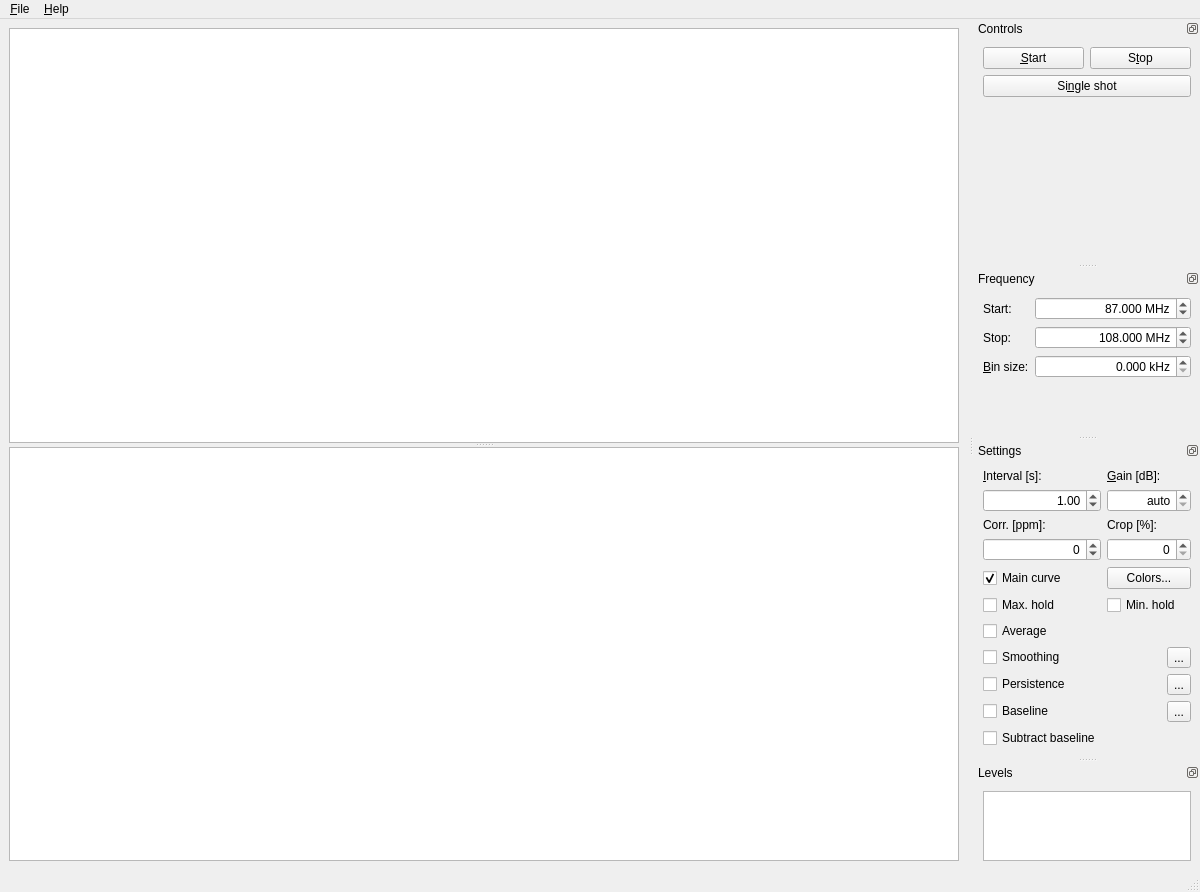
<?xml version="1.0" encoding="UTF-8"?>
<ui version="4.0">
 <class>QSpectrumAnalyzerMainWindow</class>
 <widget class="QMainWindow" name="QSpectrumAnalyzerMainWindow">
  <property name="geometry">
   <rect>
    <x>0</x>
    <y>0</y>
    <width>1200</width>
    <height>892</height>
   </rect>
  </property>
  <property name="windowTitle">
   <string>QSpectrumAnalyzer</string>
  </property>
  <widget class="QWidget" name="centralwidget">
   <layout class="QHBoxLayout" name="horizontalLayout">
    <item>
     <widget class="QSplitter" name="plotSplitter">
      <property name="sizePolicy">
       <sizepolicy hsizetype="Expanding" vsizetype="Expanding">
        <horstretch>0</horstretch>
        <verstretch>0</verstretch>
       </sizepolicy>
      </property>
      <property name="orientation">
       <enum>Qt::Vertical</enum>
      </property>
      <widget class="GraphicsLayoutWidget" name="mainPlotLayout">
       <property name="sizePolicy">
        <sizepolicy hsizetype="Expanding" vsizetype="Expanding">
         <horstretch>0</horstretch>
         <verstretch>0</verstretch>
        </sizepolicy>
       </property>
      </widget>
      <widget class="GraphicsLayoutWidget" name="waterfallPlotLayout">
       <property name="sizePolicy">
        <sizepolicy hsizetype="Expanding" vsizetype="Expanding">
         <horstretch>0</horstretch>
         <verstretch>0</verstretch>
        </sizepolicy>
       </property>
      </widget>
     </widget>
    </item>
   </layout>
  </widget>
  <widget class="QMenuBar" name="menubar">
   <property name="geometry">
    <rect>
     <x>0</x>
     <y>0</y>
     <width>1200</width>
     <height>32</height>
    </rect>
   </property>
   <widget class="QMenu" name="menu_File">
    <property name="title">
     <string>&amp;File</string>
    </property>
    <addaction name="action_Settings"/>
    <addaction name="separator"/>
    <addaction name="action_Quit"/>
   </widget>
   <widget class="QMenu" name="menu_Help">
    <property name="title">
     <string>&amp;Help</string>
    </property>
    <addaction name="action_About"/>
   </widget>
   <addaction name="menu_File"/>
   <addaction name="menu_Help"/>
  </widget>
  <widget class="QStatusBar" name="statusbar"/>
  <widget class="QDockWidget" name="controlsDockWidget">
   <property name="sizePolicy">
    <sizepolicy hsizetype="Preferred" vsizetype="Minimum">
     <horstretch>0</horstretch>
     <verstretch>0</verstretch>
    </sizepolicy>
   </property>
   <property name="minimumSize">
    <size>
     <width>190</width>
     <height>130</height>
    </size>
   </property>
   <property name="features">
    <set>QDockWidget::DockWidgetFloatable|QDockWidget::DockWidgetMovable</set>
   </property>
   <property name="windowTitle">
    <string>Controls</string>
   </property>
   <attribute name="dockWidgetArea">
    <number>2</number>
   </attribute>
   <widget class="QWidget" name="controlsDockWidgetContents">
    <layout class="QGridLayout" name="gridLayout_2">
     <item row="0" column="0">
      <widget class="QPushButton" name="startButton">
       <property name="text">
        <string>&amp;Start</string>
       </property>
      </widget>
     </item>
     <item row="0" column="1">
      <widget class="QPushButton" name="stopButton">
       <property name="text">
        <string>S&amp;top</string>
       </property>
      </widget>
     </item>
     <item row="1" column="0" colspan="2">
      <widget class="QPushButton" name="singleShotButton">
       <property name="text">
        <string>Si&amp;ngle shot</string>
       </property>
      </widget>
     </item>
     <item row="2" column="0">
      <spacer name="verticalSpacer">
       <property name="orientation">
        <enum>Qt::Vertical</enum>
       </property>
       <property name="sizeHint" stdset="0">
        <size>
         <width>20</width>
         <height>561</height>
        </size>
       </property>
      </spacer>
     </item>
    </layout>
   </widget>
  </widget>
  <widget class="QDockWidget" name="frequencyDockWidget">
   <property name="sizePolicy">
    <sizepolicy hsizetype="Preferred" vsizetype="Minimum">
     <horstretch>0</horstretch>
     <verstretch>0</verstretch>
    </sizepolicy>
   </property>
   <property name="minimumSize">
    <size>
     <width>208</width>
     <height>166</height>
    </size>
   </property>
   <property name="features">
    <set>QDockWidget::DockWidgetFloatable|QDockWidget::DockWidgetMovable</set>
   </property>
   <property name="windowTitle">
    <string>Frequency</string>
   </property>
   <attribute name="dockWidgetArea">
    <number>2</number>
   </attribute>
   <widget class="QWidget" name="frequencyDockWidgetContents">
    <layout class="QFormLayout" name="formLayout">
     <property name="fieldGrowthPolicy">
      <enum>QFormLayout::ExpandingFieldsGrow</enum>
     </property>
     <item row="0" column="0">
      <widget class="QLabel" name="label_2">
       <property name="text">
        <string>Start:</string>
       </property>
       <property name="buddy">
        <cstring>startFreqSpinBox</cstring>
       </property>
      </widget>
     </item>
     <item row="0" column="1">
      <widget class="QDoubleSpinBox" name="startFreqSpinBox">
       <property name="sizePolicy">
        <sizepolicy hsizetype="Expanding" vsizetype="Fixed">
         <horstretch>0</horstretch>
         <verstretch>0</verstretch>
        </sizepolicy>
       </property>
       <property name="alignment">
        <set>Qt::AlignRight|Qt::AlignTrailing|Qt::AlignVCenter</set>
       </property>
       <property name="showGroupSeparator" stdset="0">
        <bool>true</bool>
       </property>
       <property name="suffix">
        <string> MHz</string>
       </property>
       <property name="decimals">
        <number>3</number>
       </property>
       <property name="minimum">
        <double>0.000000000000000</double>
       </property>
       <property name="maximum">
        <double>2200.000000000000000</double>
       </property>
       <property name="value">
        <double>87.000000000000000</double>
       </property>
      </widget>
     </item>
     <item row="1" column="0">
      <widget class="QLabel" name="label_3">
       <property name="text">
        <string>Stop:</string>
       </property>
       <property name="buddy">
        <cstring>stopFreqSpinBox</cstring>
       </property>
      </widget>
     </item>
     <item row="1" column="1">
      <widget class="QDoubleSpinBox" name="stopFreqSpinBox">
       <property name="sizePolicy">
        <sizepolicy hsizetype="Expanding" vsizetype="Fixed">
         <horstretch>0</horstretch>
         <verstretch>0</verstretch>
        </sizepolicy>
       </property>
       <property name="alignment">
        <set>Qt::AlignRight|Qt::AlignTrailing|Qt::AlignVCenter</set>
       </property>
       <property name="showGroupSeparator" stdset="0">
        <bool>true</bool>
       </property>
       <property name="suffix">
        <string> MHz</string>
       </property>
       <property name="decimals">
        <number>3</number>
       </property>
       <property name="minimum">
        <double>0.000000000000000</double>
       </property>
       <property name="maximum">
        <double>2200.000000000000000</double>
       </property>
       <property name="value">
        <double>108.000000000000000</double>
       </property>
      </widget>
     </item>
     <item row="2" column="0">
      <widget class="QLabel" name="label">
       <property name="text">
        <string>&amp;Bin size:</string>
       </property>
       <property name="buddy">
        <cstring>binSizeSpinBox</cstring>
       </property>
      </widget>
     </item>
     <item row="2" column="1">
      <widget class="QDoubleSpinBox" name="binSizeSpinBox">
       <property name="sizePolicy">
        <sizepolicy hsizetype="Expanding" vsizetype="Fixed">
         <horstretch>0</horstretch>
         <verstretch>0</verstretch>
        </sizepolicy>
       </property>
       <property name="alignment">
        <set>Qt::AlignRight|Qt::AlignTrailing|Qt::AlignVCenter</set>
       </property>
       <property name="showGroupSeparator" stdset="0">
        <bool>true</bool>
       </property>
       <property name="suffix">
        <string> kHz</string>
       </property>
       <property name="decimals">
        <number>3</number>
       </property>
       <property name="minimum">
        <double>0.000000000000000</double>
       </property>
       <property name="maximum">
        <double>10000.000000000000000</double>
       </property>
       <property name="value">
        <double>0.000000000000000</double>
       </property>
      </widget>
     </item>
     <item row="3" column="0" colspan="2">
      <spacer name="verticalSpacer_3">
       <property name="orientation">
        <enum>Qt::Vertical</enum>
       </property>
       <property name="sizeHint" stdset="0">
        <size>
         <width>20</width>
         <height>0</height>
        </size>
       </property>
      </spacer>
     </item>
    </layout>
   </widget>
  </widget>
  <widget class="QDockWidget" name="settingsDockWidget">
   <property name="sizePolicy">
    <sizepolicy hsizetype="Preferred" vsizetype="Expanding">
     <horstretch>0</horstretch>
     <verstretch>0</verstretch>
    </sizepolicy>
   </property>
   <property name="features">
    <set>QDockWidget::DockWidgetFloatable|QDockWidget::DockWidgetMovable</set>
   </property>
   <property name="windowTitle">
    <string>Settings</string>
   </property>
   <attribute name="dockWidgetArea">
    <number>2</number>
   </attribute>
   <widget class="QWidget" name="settingsDockWidgetContents">
    <layout class="QGridLayout" name="gridLayout">
     <item row="0" column="0">
      <widget class="QLabel" name="label_4">
       <property name="text">
        <string>&amp;Interval [s]:</string>
       </property>
       <property name="buddy">
        <cstring>intervalSpinBox</cstring>
       </property>
      </widget>
     </item>
     <item row="0" column="1">
      <widget class="QLabel" name="label_6">
       <property name="text">
        <string>&amp;Gain [dB]:</string>
       </property>
       <property name="buddy">
        <cstring>gainSpinBox</cstring>
       </property>
      </widget>
     </item>
     <item row="1" column="0">
      <widget class="QDoubleSpinBox" name="intervalSpinBox">
       <property name="alignment">
        <set>Qt::AlignRight|Qt::AlignTrailing|Qt::AlignVCenter</set>
       </property>
       <property name="maximum">
        <double>999.000000000000000</double>
       </property>
       <property name="value">
        <double>1.000000000000000</double>
       </property>
      </widget>
     </item>
     <item row="2" column="0">
      <widget class="QLabel" name="label_5">
       <property name="text">
        <string>Corr. [ppm]:</string>
       </property>
       <property name="buddy">
        <cstring>ppmSpinBox</cstring>
       </property>
      </widget>
     </item>
     <item row="2" column="1">
      <widget class="QLabel" name="label_7">
       <property name="text">
        <string>Crop [%]:</string>
       </property>
       <property name="buddy">
        <cstring>cropSpinBox</cstring>
       </property>
      </widget>
     </item>
     <item row="3" column="0">
      <widget class="QSpinBox" name="ppmSpinBox">
       <property name="alignment">
        <set>Qt::AlignRight|Qt::AlignTrailing|Qt::AlignVCenter</set>
       </property>
       <property name="minimum">
        <number>-999</number>
       </property>
       <property name="maximum">
        <number>999</number>
       </property>
      </widget>
     </item>
     <item row="4" column="0">
      <widget class="QCheckBox" name="mainCurveCheckBox">
       <property name="text">
        <string>Main curve</string>
       </property>
       <property name="checked">
        <bool>true</bool>
       </property>
      </widget>
     </item>
     <item row="4" column="1" colspan="2">
      <widget class="QPushButton" name="colorsButton">
       <property name="text">
        <string>Colors...</string>
       </property>
      </widget>
     </item>
     <item row="5" column="0">
      <widget class="QCheckBox" name="peakHoldMaxCheckBox">
       <property name="text">
        <string>Max. hold</string>
       </property>
      </widget>
     </item>
     <item row="5" column="1" colspan="2">
      <widget class="QCheckBox" name="peakHoldMinCheckBox">
       <property name="text">
        <string>Min. hold</string>
       </property>
      </widget>
     </item>
     <item row="6" column="0">
      <widget class="QCheckBox" name="averageCheckBox">
       <property name="text">
        <string>Average</string>
       </property>
      </widget>
     </item>
     <item row="7" column="0">
      <widget class="QCheckBox" name="smoothCheckBox">
       <property name="text">
        <string>Smoothing</string>
       </property>
      </widget>
     </item>
     <item row="7" column="2">
      <widget class="QToolButton" name="smoothButton">
       <property name="text">
        <string>...</string>
       </property>
       <property name="autoRaise">
        <bool>false</bool>
       </property>
      </widget>
     </item>
     <item row="8" column="0">
      <widget class="QCheckBox" name="persistenceCheckBox">
       <property name="text">
        <string>Persistence</string>
       </property>
      </widget>
     </item>
     <item row="8" column="2">
      <widget class="QToolButton" name="persistenceButton">
       <property name="text">
        <string>...</string>
       </property>
       <property name="autoRaise">
        <bool>false</bool>
       </property>
      </widget>
     </item>
     <item row="11" column="0">
      <spacer name="verticalSpacer_2">
       <property name="orientation">
        <enum>Qt::Vertical</enum>
       </property>
       <property name="sizeHint" stdset="0">
        <size>
         <width>20</width>
         <height>1</height>
        </size>
       </property>
      </spacer>
     </item>
     <item row="3" column="1" colspan="2">
      <widget class="QSpinBox" name="cropSpinBox">
       <property name="alignment">
        <set>Qt::AlignRight|Qt::AlignTrailing|Qt::AlignVCenter</set>
       </property>
      </widget>
     </item>
     <item row="1" column="1" colspan="2">
      <widget class="QDoubleSpinBox" name="gainSpinBox">
       <property name="alignment">
        <set>Qt::AlignRight|Qt::AlignTrailing|Qt::AlignVCenter</set>
       </property>
       <property name="specialValueText">
        <string>auto</string>
       </property>
       <property name="decimals">
        <number>1</number>
       </property>
       <property name="minimum">
        <double>-1.000000000000000</double>
       </property>
       <property name="maximum">
        <double>999.000000000000000</double>
       </property>
       <property name="singleStep">
        <double>1.000000000000000</double>
       </property>
       <property name="value">
        <double>-1.000000000000000</double>
       </property>
      </widget>
     </item>
     <item row="9" column="0">
      <widget class="QCheckBox" name="baselineCheckBox">
       <property name="text">
        <string>Baseline</string>
       </property>
      </widget>
     </item>
     <item row="9" column="2">
      <widget class="QToolButton" name="baselineButton">
       <property name="text">
        <string>...</string>
       </property>
       <property name="autoRaise">
        <bool>false</bool>
       </property>
      </widget>
     </item>
     <item row="10" column="0">
      <widget class="QCheckBox" name="subtractBaselineCheckBox">
       <property name="text">
        <string>Subtract baseline</string>
       </property>
      </widget>
     </item>
    </layout>
   </widget>
  </widget>
  <widget class="QDockWidget" name="levelsDockWidget">
   <property name="sizePolicy">
    <sizepolicy hsizetype="Preferred" vsizetype="Expanding">
     <horstretch>0</horstretch>
     <verstretch>0</verstretch>
    </sizepolicy>
   </property>
   <property name="features">
    <set>QDockWidget::DockWidgetFloatable|QDockWidget::DockWidgetMovable</set>
   </property>
   <property name="windowTitle">
    <string>Levels</string>
   </property>
   <attribute name="dockWidgetArea">
    <number>2</number>
   </attribute>
   <widget class="QWidget" name="levelsDockWidgetContents">
    <layout class="QVBoxLayout" name="verticalLayout_6">
     <item>
      <widget class="GraphicsLayoutWidget" name="histogramPlotLayout">
       <property name="sizePolicy">
        <sizepolicy hsizetype="Ignored" vsizetype="Expanding">
         <horstretch>0</horstretch>
         <verstretch>0</verstretch>
        </sizepolicy>
       </property>
      </widget>
     </item>
    </layout>
   </widget>
  </widget>
  <action name="action_Settings">
   <property name="text">
    <string>&amp;Settings...</string>
   </property>
  </action>
  <action name="action_Quit">
   <property name="text">
    <string>&amp;Quit</string>
   </property>
   <property name="shortcut">
    <string>Ctrl+Q</string>
   </property>
  </action>
  <action name="action_About">
   <property name="text">
    <string>&amp;About</string>
   </property>
  </action>
 </widget>
 <customwidgets>
  <customwidget>
   <class>GraphicsLayoutWidget</class>
   <extends>QGraphicsView</extends>
   <header>pyqtgraph</header>
  </customwidget>
 </customwidgets>
 <tabstops>
  <tabstop>startButton</tabstop>
  <tabstop>stopButton</tabstop>
  <tabstop>singleShotButton</tabstop>
  <tabstop>startFreqSpinBox</tabstop>
  <tabstop>stopFreqSpinBox</tabstop>
  <tabstop>binSizeSpinBox</tabstop>
  <tabstop>intervalSpinBox</tabstop>
  <tabstop>gainSpinBox</tabstop>
  <tabstop>ppmSpinBox</tabstop>
  <tabstop>cropSpinBox</tabstop>
  <tabstop>mainCurveCheckBox</tabstop>
  <tabstop>colorsButton</tabstop>
  <tabstop>peakHoldMaxCheckBox</tabstop>
  <tabstop>peakHoldMinCheckBox</tabstop>
  <tabstop>averageCheckBox</tabstop>
  <tabstop>smoothCheckBox</tabstop>
  <tabstop>smoothButton</tabstop>
  <tabstop>persistenceCheckBox</tabstop>
  <tabstop>persistenceButton</tabstop>
  <tabstop>baselineCheckBox</tabstop>
  <tabstop>baselineButton</tabstop>
  <tabstop>subtractBaselineCheckBox</tabstop>
  <tabstop>histogramPlotLayout</tabstop>
  <tabstop>mainPlotLayout</tabstop>
  <tabstop>waterfallPlotLayout</tabstop>
 </tabstops>
 <resources/>
 <connections/>
</ui>
